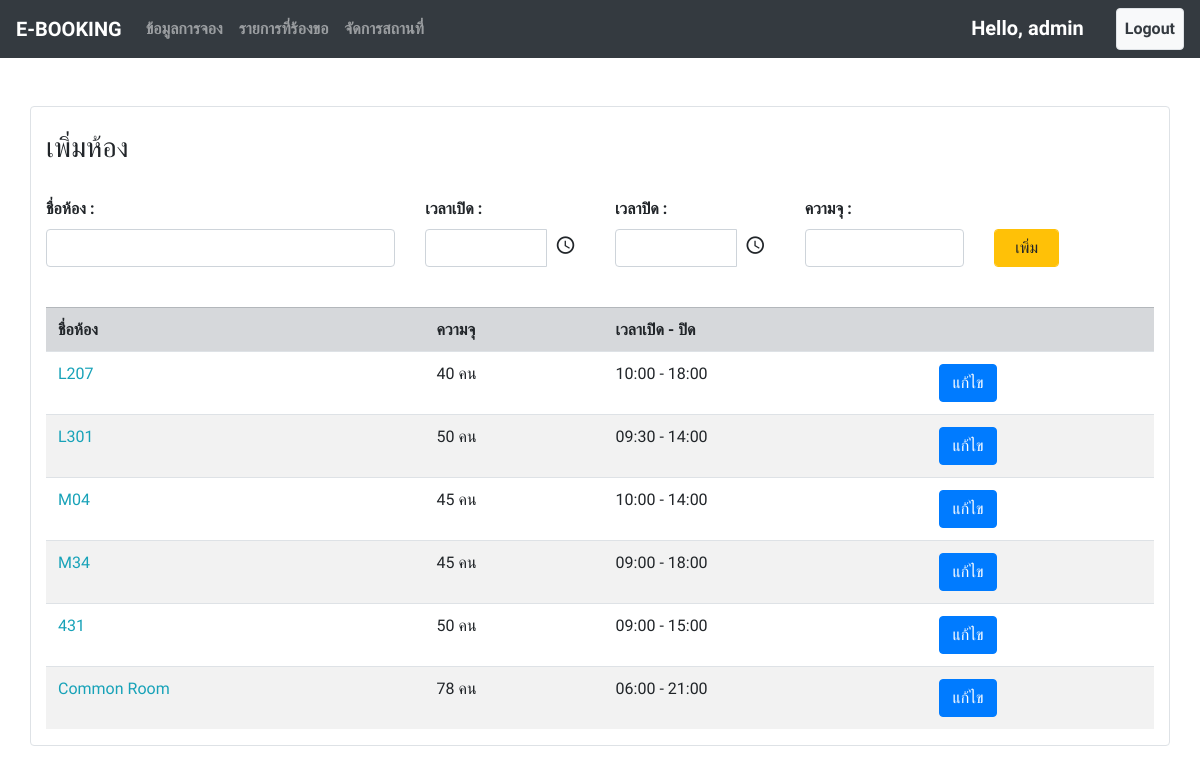
Before: /room_list/ (signed in) with the older database file.
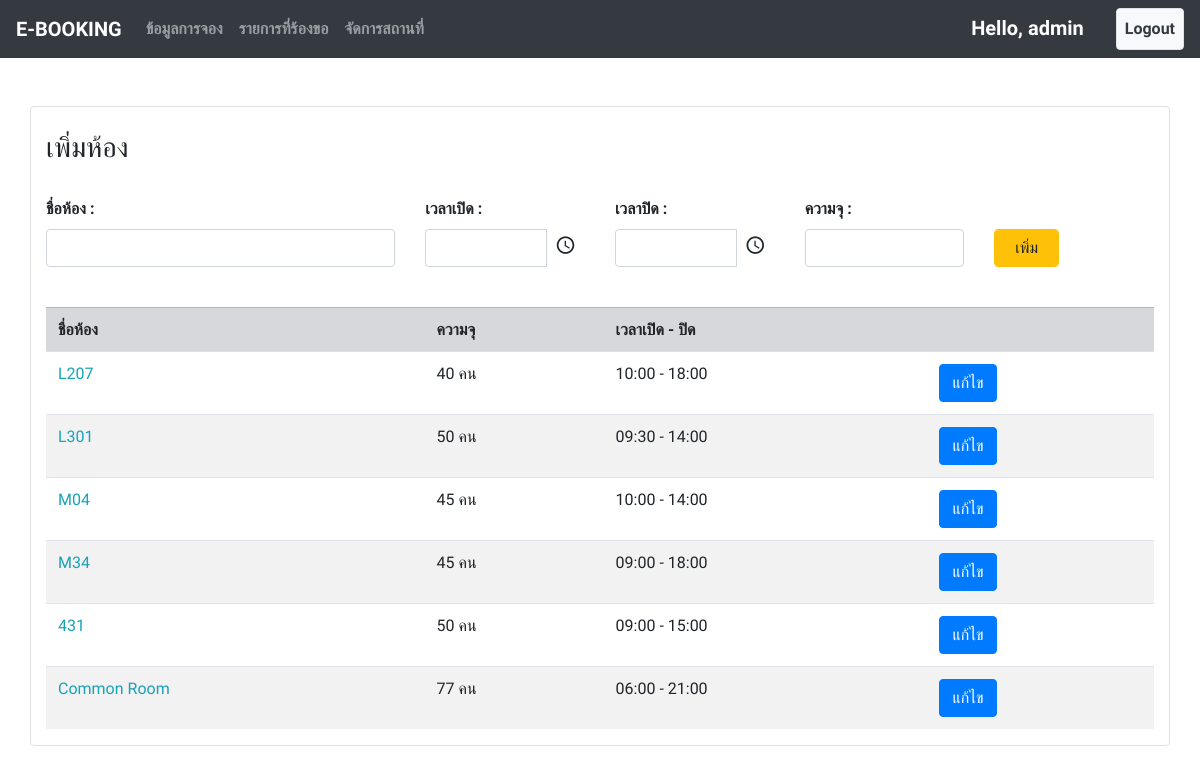
After: the same page with the newer database file.
### booking/models.py (models this page shows, shortened)
class Room(models.Model):
    name = models.CharField(max_length=100)
    open_time = models.TimeField()
    close_time = models.TimeField()
    capacity = models.IntegerField(default=0)

### booking/views.py (the view, shortened to what this page needs)
# urls.py: path('room_list/', views.room_list, name="room_list"), #admin แสดงห้อง เพิ่มห้อง
@login_required
@permission_required('booking.add_room')
def room_list(request):
    context = {
        "user" : request.user,
        "room" : Room.objects.all()
    }
    return render(request, 'admin_page/room_list.html', context=context)

### booking/templates/admin_page/room_list.html (shortened to what this page needs)
{% extends 'base.html' %}
{% block content %}
    <br><br>
    <div class="container border rounded bg-white">
        <br>
        <form action="{% url 'room_list' %}" method="POST">
            <h3>เพิ่มห้อง</h3>
            <br>
            <div class="row">
                <div class="col-4">
                    <label for=""><b>ชื่อห้อง : </b></label>
                    <input type="text" name="name" class="form-control" required>
                </div>
                <div class="col-2">
                    <label for=""><b>เวลาเปิด : </b></label>
                    <input id="timepicker1" name="open_time" class="form-control" required>
                </div>
                <div class="col-2">
                    <label for=""><b>เวลาปิด : </b></label>
                    <input id="timepicker2" name="close_time" class="form-control" required>
                </div>
                <div class="col-2">
                    <label for=""><b>ความจุ : </b></label><input type="number" name="capacity" class="form-control" required>
                </div>
                <div class="col-1">
                    <br>
                    <button type="submit" class="form-control btn btn-warning">เพิ่ม</button>
                </div>
            </div>
        </form>
        <br>
        <table class="table table-striped">
            <tr class="table-Secondary">
                <th>ชื่อห้อง</th>
                <th>ความจุ</th>
                <th>เวลาเปิด - ปิด</th>
                <th></th>
            </tr>
            {% for i in room %}
            <tr>
                <td class="text-info">{{ i.name }}</td>
                <td>{{ i.capacity }} คน</td>
                <td>{{ i.open_time|date:'H:i' }} - {{ i.close_time|date:'H:i' }}</td>
                <td><a href="{% url 'room_edit' id=i.id %}"><button type="button" class="btn btn-primary">แก้ไข</button></a></td>
            </tr>
            {% endfor %}
        </table>
    </div>
{% endblock content %}

Changed rows visible on the page:
changed Room "Common Room": capacity "78" → "77"
